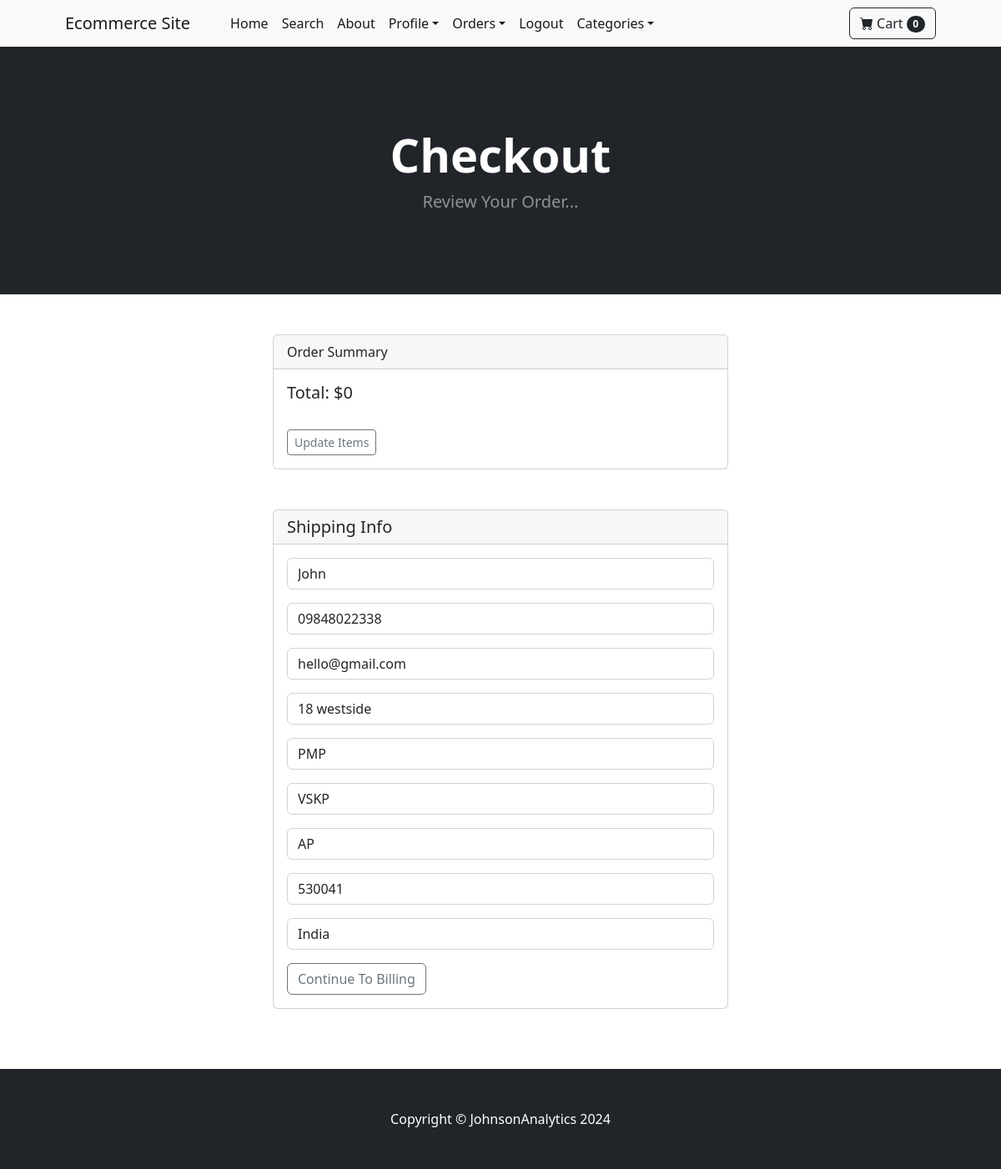
/payment/checkout/ (signed in), run on the app's committed database.
### payment/models.py (models this page shows, shortened)
class ShippingAddress(models.Model):
    user = models.ForeignKey(User, on_delete=models.CASCADE, null=True, blank=True)
    shipping_full_name = models.CharField(max_length=255)
    shipping_phone = models.CharField(max_length=255, null=True, blank=True)
    shipping_email = models.CharField(max_length=255)
    shipping_address1 = models.CharField(max_length=255)
    shipping_address2 = models.CharField(max_length=255, null=True, blank=True)
    shipping_city = models.CharField(max_length=255)
    shipping_state = models.CharField(max_length=255, null=True, blank=True)
    shipping_zipcode = models.CharField(max_length=255)
    shipping_country = models.CharField(max_length=255)
    class Meta:
        verbose_name_plural = "Shipping Address"

### payment/views.py (the view)
# urls.py: path('checkout/', views.checkout, name = 'checkout'),
def checkout(request):
    cart = Cart(request)
    cart_products = cart.get_prods
    quantities = cart.get_quants
    totals = cart.cart_total()
    if request.user.is_authenticated:
        shipping_user = ShippingAddress.objects.get(user__id=request.user.id)
        shipping_form = ShippingForm(request.POST or None, instance=shipping_user)
        return render(request, 'payment/checkout.html',{'cart_products': cart_products, 'quantities': quantities, 'totals': totals, 'shipping_form':shipping_form})
    else:
        shipping_form = ShippingForm(request.POST or None)
        return render(request, 'payment/checkout.html',{'cart_products': cart_products, 'quantities': quantities, 'totals': totals, 'shipping_form':shipping_form})

### cart/cart.py (called while the page is built, shortened)
    def cart_total(self):
        product_ids = self.cart.keys()
        products = Product.objects.filter(id__in=product_ids)
        quantities = self.cart
        total = 0
        return total

    def __len__(self):
        return len(self.cart)

    def get_prods(self,):
        product_ids = self.cart.keys()
        products = Product.objects.filter(id__in=product_ids)
        return products

### cart/context_processor.py (called while the page is built)
def cart(request):
    return {'cart':Cart(request)}

### payment/templates/payment/checkout.html (shortened to what this page needs)
<!DOCTYPE html>
{% extends 'base.html' %}
{% block content %}
        <header class="bg-dark py-5">
            <div class="container px-4 px-lg-5 my-5">
                <div class="text-center text-white">
                    <h1 class="display-4 fw-bolder">Checkout</h1>
                    <p class="lead fw-normal text-white-50 mb-0">Review Your Order...</p>
                </div>
            </div>
        </header>
        <br>
        <br>
        <div class="container">
          <div class="row">
              <div class="col-md-6 offset-md-3">
                  <div class="card">
                        <div class="card-header">
                          Order Summary
                        </div>
                        <div class="card-body">
                          <h5>Total: ${{ totals }}</h5>
                          <br>
                          <a href="{% url 'cart_summary' %}" class="btn btn-sm btn-outline-secondary">Update Items</a>
                        </div>
                  </div>
                <br><br>
                  <div class="card">
                      <h5 class="card-header">Shipping Info</h5>
                      <div class="card-body">
                          <form action="{% url 'billing_info' %}" method="POST">
                                {{ shipping_form.as_p }}
                                <button type="submit" class="btn btn-outline-secondary">Continue To Billing</button>
                            </form>
                      </div>
                  </div>
                <br>
            </div>
          </div>
        </div>
        <br><br>
{% endblock %}

### data on the page
ShippingAddress: shipping_full_name "John", shipping_phone "09848022338", shipping_email "hello@gmail.com", shipping_address1 "18 westside", shipping_address2 "PMP", shipping_city "VSKP", shipping_state "AP", shipping_zipcode "530041", shipping_country "India"

### other printed values
{{ cart|length }} "0"
{{ totals }} "0"
